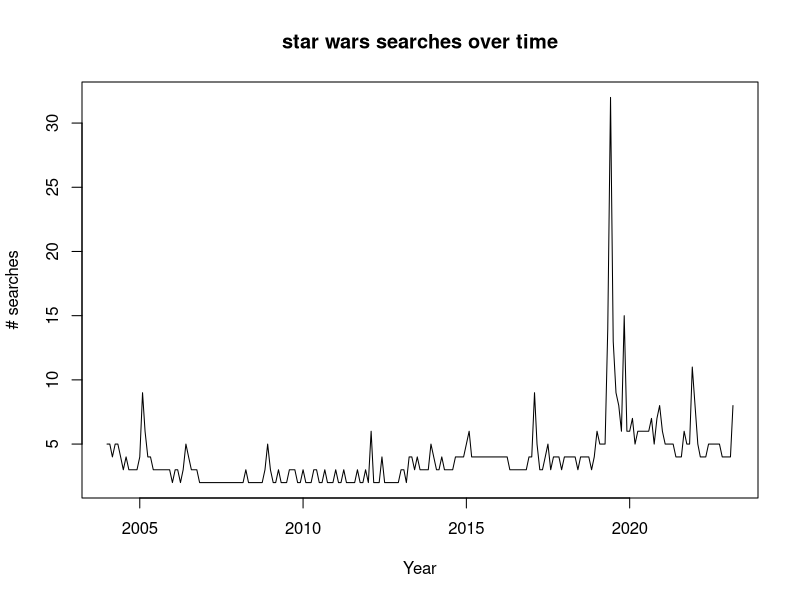
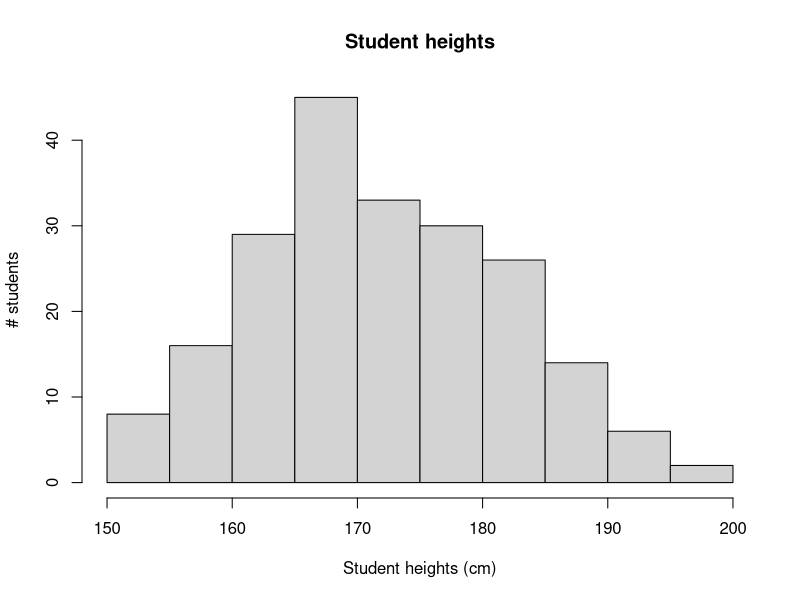
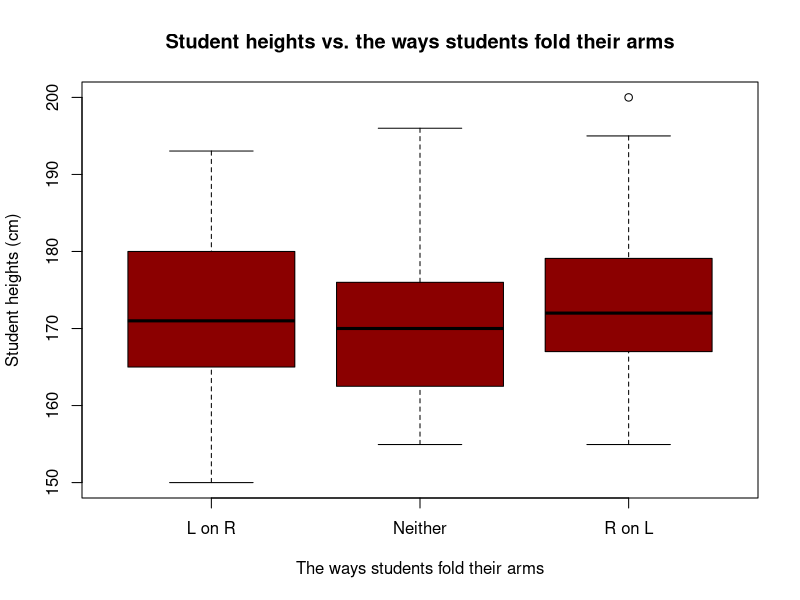
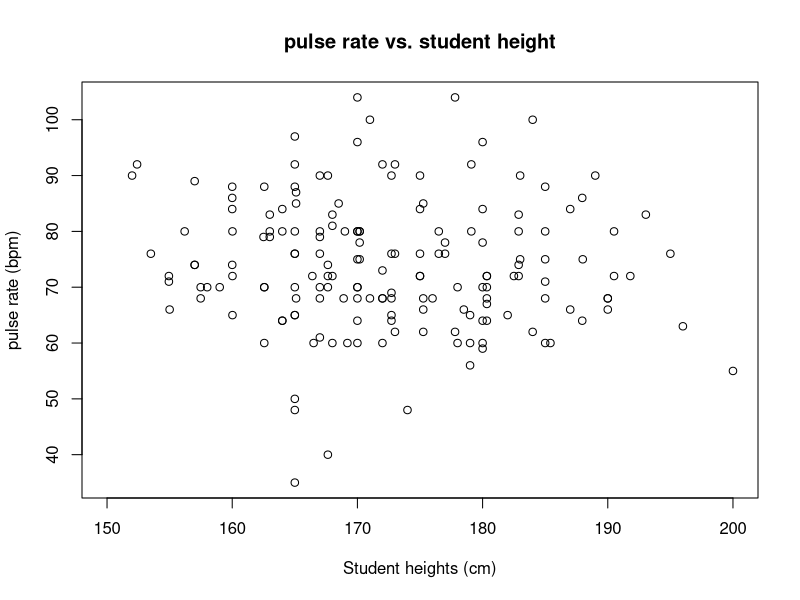
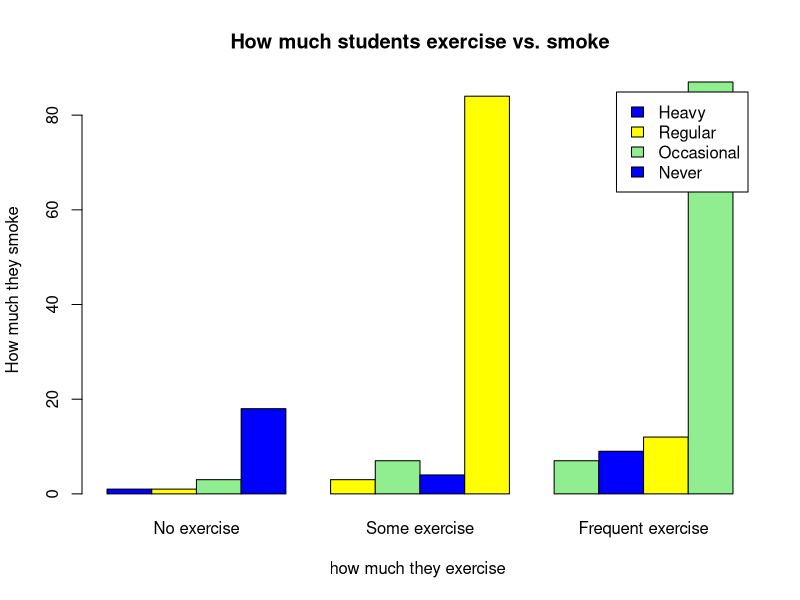

Here is the R script that generated these plots, in order:
## ---- chunk 1
knitr::opts_chunk$set(echo = TRUE)
## ---- chunk 2
a<- c(3,4,1)
print(a)
z<- array(c(-1,1,7,0,6,1), dim= c(3,2))
print(z)
## ---- chunk 3
max(a)
## ---- chunk 4
d<-array(
  rep(a,times=2),  # 2 copies
  dim=c(3,2)       # a 3x2 array
)
d
## ---- chunk 5
a[a>z[,2]]
## ---- chunk 6
sum(prod(z),prod(d))
## ---- chunk 7
a*z

d*z
## ---- chunk 8
convert.temperature<- function(x, from = "F"){
  # more entrance condition
  if(is.numeric(x) == FALSE){
    stop("Temperature must be numeric")
  }
  
  if(from=="F"){
    return ((x-32)*5/9)
  }else if(from=="C"){
    return ((x*9/5)+32)
  }
  else{
    stop("Invalid input specification")
  }
}
## ---- chunk 9
# testing
convert.temperature(20)

convert.temperature(20,"C")
## ---- chunk 10
convert.temperature(0:100, "C")
## ---- chunk 11
convert.temperature(-273.15,"C")
## ---- chunk 12
convert.temperature<- function(x, from = "F"){
  if(!is.numeric(x)){
    stop("Temperature must be numeric")
  } 
  if(from != "C" & from != "F"){
    stop("Invalid input specification")
  }
  
  result <- c()
  n <- length(x)
  
  for(i in 1:n){
    result[i]<- NA
    if(from == "C") {
      if(x[i] < -273.15)
        next  
      else {
        result[i]<-x[i]*(9/5)+32
      }
    } else {
      result[i]<- (x[i]-32)*(5/9)
      if(result[i]< -273.15)
        next
    }
  }

  
  
  if (any(is.na(result))){
        warning("Please change the value. It must not be below -273.15 Celcius") 
  }
  return(result)
}  
## ---- chunk 13
convert.temperature(c(100,0,-100,-200,-300),"C")
## ---- chunk 14
star<- read.csv("starsearch.csv", skip=2)
head(star)
## ---- chunk 15
paste("The number of rows of star is :", nrow(star))

paste("The number of columns of star is :", ncol(star))
## ---- chunk 16
star$Month<-paste(star$Month,sep="", "-01" )

star$Month<-as.Date(star$Month,format=("%Y-%m-%d"))

head(star)
## ---- chunk 17
plot(
  x = star[,1], 
  y = star[,2],
  type="line", 
  xlab = "Year", 
  ylab = "# searches", 
  main = "star wars searches over time"
)
## ---- chunk 18
months <- star$Month[star[,3] > star[,2]]

print("Months where there were more ‘star trek’ searches than ‘star wars’ searches: ")

print(format(months,format = "%B - %Y"))
## ---- chunk 19
library(MASS)

head(survey)

hist(
  survey$Height,
  xlab = "Student heights (cm)", 
  ylab = "# students", 
  main = "Student heights")
## ---- chunk 20
boxplot(
  split(survey$Height,survey$Fold), 
  xlab = "The ways students fold their arms", 
  ylab = "Student heights (cm)", 
  main = "Student heights vs. the ways students fold their arms", 
  col = "darkred" )
## ---- chunk 21
plot(
  survey$Height, 
  survey$Pulse, 
  xlab = "Student heights (cm)", 
  ylab = "pulse rate (bpm)", 
  main = "pulse rate vs. student height"
)
## ---- chunk 22
survey$Exer <- factor(
  survey$Exer, 
  levels = c("None","Some","Freq"), 
  labels = c("No exercise","Some exercise","Frequent exercise")
  )
survey$Smoke <- factor(
  survey$Smoke, 
  levels = c("Heavy", "Regul","Occas", "Never"), 
  labels = c("Heavy","Regular","Occasional","Never")
  )


barplot(
  table(survey$Smoke,survey$Exer), 
  beside = TRUE, 
  xlab = "how much they exercise ", 
  ylab = "How much they smoke",
  main = "How much students exercise vs. smoke", 
  legend=TRUE,
  col=c("blue","yellow","lightgreen")
)
## ---- chunk 23
#ChatGPT was initially released on November 30, 2022.
gpt_release <- as.Date("November 30, 2022", format = "%B %d, %Y")

paste("The day of the week it was when ChatGPT was first released: ", weekdays(gpt_release))
## ---- chunk 24
# The Titanic set sail from Southampton on April 10, 1912 at 12:00 pm local time.
Titanic_Southampton <- as.POSIXct("April 10, 1912 at 12", format ="%B %d, %Y at %H", tz = "Europe/London")

Titanic_NewYork<- format(
  Titanic_Southampton, 
  format ="%H:%M %B %d in %Y", 
  tz = "US/Eastern"
)

paste(
  "When the Titanic set sail from Southampton in 1912 at 12:00 pm local time, in New York was", 
  Titanic_NewYork
)
